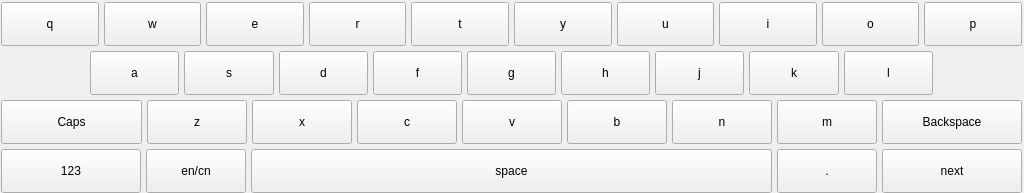
<?xml version="1.0" encoding="UTF-8"?>
<ui version="4.0">
 <class>KeyBoard</class>
 <widget class="QWidget" name="KeyBoard">
  <property name="geometry">
   <rect>
    <x>0</x>
    <y>0</y>
    <width>1024</width>
    <height>193</height>
   </rect>
  </property>
  <property name="sizePolicy">
   <sizepolicy hsizetype="Maximum" vsizetype="Minimum">
    <horstretch>0</horstretch>
    <verstretch>0</verstretch>
   </sizepolicy>
  </property>
  <property name="minimumSize">
   <size>
    <width>480</width>
    <height>193</height>
   </size>
  </property>
  <property name="maximumSize">
   <size>
    <width>1024</width>
    <height>193</height>
   </size>
  </property>
  <property name="windowTitle">
   <string>Form</string>
  </property>
  <widget class="QWidget" name="layoutWidget">
   <property name="geometry">
    <rect>
     <x>1</x>
     <y>2</y>
     <width>1021</width>
     <height>191</height>
    </rect>
   </property>
   <layout class="QVBoxLayout" name="verticalLayout">
    <property name="spacing">
     <number>5</number>
    </property>
    <item>
     <layout class="QHBoxLayout" name="horizontalLayout">
      <item>
       <widget class="QPushButton" name="key_00">
        <property name="sizePolicy">
         <sizepolicy hsizetype="Preferred" vsizetype="Fixed">
          <horstretch>0</horstretch>
          <verstretch>0</verstretch>
         </sizepolicy>
        </property>
        <property name="minimumSize">
         <size>
          <width>40</width>
          <height>40</height>
         </size>
        </property>
        <property name="maximumSize">
         <size>
          <width>100</width>
          <height>45</height>
         </size>
        </property>
        <property name="text">
         <string>q</string>
        </property>
        <property name="default">
         <bool>false</bool>
        </property>
        <property name="flat">
         <bool>false</bool>
        </property>
       </widget>
      </item>
      <item>
       <widget class="QPushButton" name="key_01">
        <property name="sizePolicy">
         <sizepolicy hsizetype="Preferred" vsizetype="Fixed">
          <horstretch>0</horstretch>
          <verstretch>0</verstretch>
         </sizepolicy>
        </property>
        <property name="minimumSize">
         <size>
          <width>40</width>
          <height>40</height>
         </size>
        </property>
        <property name="maximumSize">
         <size>
          <width>100</width>
          <height>45</height>
         </size>
        </property>
        <property name="text">
         <string>w</string>
        </property>
       </widget>
      </item>
      <item>
       <widget class="QPushButton" name="key_02">
        <property name="sizePolicy">
         <sizepolicy hsizetype="Preferred" vsizetype="Fixed">
          <horstretch>0</horstretch>
          <verstretch>0</verstretch>
         </sizepolicy>
        </property>
        <property name="minimumSize">
         <size>
          <width>40</width>
          <height>40</height>
         </size>
        </property>
        <property name="maximumSize">
         <size>
          <width>100</width>
          <height>45</height>
         </size>
        </property>
        <property name="text">
         <string>e</string>
        </property>
       </widget>
      </item>
      <item>
       <widget class="QPushButton" name="key_03">
        <property name="sizePolicy">
         <sizepolicy hsizetype="Preferred" vsizetype="Fixed">
          <horstretch>0</horstretch>
          <verstretch>0</verstretch>
         </sizepolicy>
        </property>
        <property name="minimumSize">
         <size>
          <width>40</width>
          <height>40</height>
         </size>
        </property>
        <property name="maximumSize">
         <size>
          <width>100</width>
          <height>45</height>
         </size>
        </property>
        <property name="text">
         <string>r</string>
        </property>
       </widget>
      </item>
      <item>
       <widget class="QPushButton" name="key_04">
        <property name="sizePolicy">
         <sizepolicy hsizetype="Preferred" vsizetype="Fixed">
          <horstretch>0</horstretch>
          <verstretch>0</verstretch>
         </sizepolicy>
        </property>
        <property name="minimumSize">
         <size>
          <width>40</width>
          <height>40</height>
         </size>
        </property>
        <property name="maximumSize">
         <size>
          <width>100</width>
          <height>45</height>
         </size>
        </property>
        <property name="text">
         <string>t</string>
        </property>
       </widget>
      </item>
      <item>
       <widget class="QPushButton" name="key_05">
        <property name="sizePolicy">
         <sizepolicy hsizetype="Preferred" vsizetype="Fixed">
          <horstretch>0</horstretch>
          <verstretch>0</verstretch>
         </sizepolicy>
        </property>
        <property name="minimumSize">
         <size>
          <width>40</width>
          <height>40</height>
         </size>
        </property>
        <property name="maximumSize">
         <size>
          <width>100</width>
          <height>45</height>
         </size>
        </property>
        <property name="text">
         <string>y</string>
        </property>
       </widget>
      </item>
      <item>
       <widget class="QPushButton" name="key_06">
        <property name="sizePolicy">
         <sizepolicy hsizetype="Preferred" vsizetype="Fixed">
          <horstretch>0</horstretch>
          <verstretch>0</verstretch>
         </sizepolicy>
        </property>
        <property name="minimumSize">
         <size>
          <width>40</width>
          <height>40</height>
         </size>
        </property>
        <property name="maximumSize">
         <size>
          <width>100</width>
          <height>45</height>
         </size>
        </property>
        <property name="text">
         <string>u</string>
        </property>
       </widget>
      </item>
      <item>
       <widget class="QPushButton" name="key_07">
        <property name="sizePolicy">
         <sizepolicy hsizetype="Preferred" vsizetype="Fixed">
          <horstretch>0</horstretch>
          <verstretch>0</verstretch>
         </sizepolicy>
        </property>
        <property name="minimumSize">
         <size>
          <width>40</width>
          <height>40</height>
         </size>
        </property>
        <property name="maximumSize">
         <size>
          <width>100</width>
          <height>45</height>
         </size>
        </property>
        <property name="text">
         <string>i</string>
        </property>
       </widget>
      </item>
      <item>
       <widget class="QPushButton" name="key_08">
        <property name="sizePolicy">
         <sizepolicy hsizetype="Preferred" vsizetype="Fixed">
          <horstretch>0</horstretch>
          <verstretch>0</verstretch>
         </sizepolicy>
        </property>
        <property name="minimumSize">
         <size>
          <width>40</width>
          <height>40</height>
         </size>
        </property>
        <property name="maximumSize">
         <size>
          <width>100</width>
          <height>45</height>
         </size>
        </property>
        <property name="text">
         <string>o</string>
        </property>
       </widget>
      </item>
      <item>
       <widget class="QPushButton" name="key_09">
        <property name="sizePolicy">
         <sizepolicy hsizetype="Preferred" vsizetype="Fixed">
          <horstretch>0</horstretch>
          <verstretch>0</verstretch>
         </sizepolicy>
        </property>
        <property name="minimumSize">
         <size>
          <width>40</width>
          <height>40</height>
         </size>
        </property>
        <property name="maximumSize">
         <size>
          <width>100</width>
          <height>45</height>
         </size>
        </property>
        <property name="text">
         <string>p</string>
        </property>
       </widget>
      </item>
     </layout>
    </item>
    <item>
     <layout class="QHBoxLayout" name="horizontalLayout_2">
      <item>
       <spacer name="horizontalSpacer">
        <property name="orientation">
         <enum>Qt::Horizontal</enum>
        </property>
        <property name="sizeHint" stdset="0">
         <size>
          <width>40</width>
          <height>20</height>
         </size>
        </property>
       </spacer>
      </item>
      <item>
       <widget class="QPushButton" name="key_10">
        <property name="sizePolicy">
         <sizepolicy hsizetype="Expanding" vsizetype="Fixed">
          <horstretch>0</horstretch>
          <verstretch>0</verstretch>
         </sizepolicy>
        </property>
        <property name="minimumSize">
         <size>
          <width>40</width>
          <height>40</height>
         </size>
        </property>
        <property name="maximumSize">
         <size>
          <width>100</width>
          <height>45</height>
         </size>
        </property>
        <property name="text">
         <string>a</string>
        </property>
       </widget>
      </item>
      <item>
       <widget class="QPushButton" name="key_11">
        <property name="sizePolicy">
         <sizepolicy hsizetype="Expanding" vsizetype="Fixed">
          <horstretch>0</horstretch>
          <verstretch>0</verstretch>
         </sizepolicy>
        </property>
        <property name="minimumSize">
         <size>
          <width>40</width>
          <height>40</height>
         </size>
        </property>
        <property name="maximumSize">
         <size>
          <width>100</width>
          <height>45</height>
         </size>
        </property>
        <property name="text">
         <string>s</string>
        </property>
       </widget>
      </item>
      <item>
       <widget class="QPushButton" name="key_12">
        <property name="sizePolicy">
         <sizepolicy hsizetype="Expanding" vsizetype="Fixed">
          <horstretch>0</horstretch>
          <verstretch>0</verstretch>
         </sizepolicy>
        </property>
        <property name="minimumSize">
         <size>
          <width>40</width>
          <height>40</height>
         </size>
        </property>
        <property name="maximumSize">
         <size>
          <width>100</width>
          <height>45</height>
         </size>
        </property>
        <property name="text">
         <string>d</string>
        </property>
       </widget>
      </item>
      <item>
       <widget class="QPushButton" name="key_13">
        <property name="sizePolicy">
         <sizepolicy hsizetype="Expanding" vsizetype="Fixed">
          <horstretch>0</horstretch>
          <verstretch>0</verstretch>
         </sizepolicy>
        </property>
        <property name="minimumSize">
         <size>
          <width>40</width>
          <height>40</height>
         </size>
        </property>
        <property name="maximumSize">
         <size>
          <width>100</width>
          <height>45</height>
         </size>
        </property>
        <property name="text">
         <string>f</string>
        </property>
       </widget>
      </item>
      <item>
       <widget class="QPushButton" name="key_14">
        <property name="sizePolicy">
         <sizepolicy hsizetype="Expanding" vsizetype="Fixed">
          <horstretch>0</horstretch>
          <verstretch>0</verstretch>
         </sizepolicy>
        </property>
        <property name="minimumSize">
         <size>
          <width>40</width>
          <height>40</height>
         </size>
        </property>
        <property name="maximumSize">
         <size>
          <width>100</width>
          <height>45</height>
         </size>
        </property>
        <property name="text">
         <string>g</string>
        </property>
       </widget>
      </item>
      <item>
       <widget class="QPushButton" name="key_15">
        <property name="sizePolicy">
         <sizepolicy hsizetype="Expanding" vsizetype="Fixed">
          <horstretch>0</horstretch>
          <verstretch>0</verstretch>
         </sizepolicy>
        </property>
        <property name="minimumSize">
         <size>
          <width>40</width>
          <height>40</height>
         </size>
        </property>
        <property name="maximumSize">
         <size>
          <width>100</width>
          <height>45</height>
         </size>
        </property>
        <property name="text">
         <string>h</string>
        </property>
       </widget>
      </item>
      <item>
       <widget class="QPushButton" name="key_16">
        <property name="sizePolicy">
         <sizepolicy hsizetype="Expanding" vsizetype="Fixed">
          <horstretch>0</horstretch>
          <verstretch>0</verstretch>
         </sizepolicy>
        </property>
        <property name="minimumSize">
         <size>
          <width>40</width>
          <height>40</height>
         </size>
        </property>
        <property name="maximumSize">
         <size>
          <width>100</width>
          <height>45</height>
         </size>
        </property>
        <property name="text">
         <string>j</string>
        </property>
       </widget>
      </item>
      <item>
       <widget class="QPushButton" name="key_17">
        <property name="sizePolicy">
         <sizepolicy hsizetype="Expanding" vsizetype="Fixed">
          <horstretch>0</horstretch>
          <verstretch>0</verstretch>
         </sizepolicy>
        </property>
        <property name="minimumSize">
         <size>
          <width>40</width>
          <height>40</height>
         </size>
        </property>
        <property name="maximumSize">
         <size>
          <width>100</width>
          <height>45</height>
         </size>
        </property>
        <property name="text">
         <string>k</string>
        </property>
       </widget>
      </item>
      <item>
       <widget class="QPushButton" name="key_18">
        <property name="sizePolicy">
         <sizepolicy hsizetype="Expanding" vsizetype="Fixed">
          <horstretch>0</horstretch>
          <verstretch>0</verstretch>
         </sizepolicy>
        </property>
        <property name="minimumSize">
         <size>
          <width>40</width>
          <height>40</height>
         </size>
        </property>
        <property name="maximumSize">
         <size>
          <width>100</width>
          <height>45</height>
         </size>
        </property>
        <property name="text">
         <string>l</string>
        </property>
       </widget>
      </item>
      <item>
       <spacer name="horizontalSpacer_2">
        <property name="orientation">
         <enum>Qt::Horizontal</enum>
        </property>
        <property name="sizeHint" stdset="0">
         <size>
          <width>40</width>
          <height>20</height>
         </size>
        </property>
       </spacer>
      </item>
     </layout>
    </item>
    <item>
     <layout class="QHBoxLayout" name="horizontalLayout_3">
      <item>
       <widget class="QPushButton" name="key_20">
        <property name="sizePolicy">
         <sizepolicy hsizetype="Expanding" vsizetype="Fixed">
          <horstretch>0</horstretch>
          <verstretch>0</verstretch>
         </sizepolicy>
        </property>
        <property name="minimumSize">
         <size>
          <width>140</width>
          <height>40</height>
         </size>
        </property>
        <property name="maximumSize">
         <size>
          <width>146</width>
          <height>45</height>
         </size>
        </property>
        <property name="text">
         <string>Caps</string>
        </property>
       </widget>
      </item>
      <item>
       <widget class="QPushButton" name="key_21">
        <property name="sizePolicy">
         <sizepolicy hsizetype="Expanding" vsizetype="Fixed">
          <horstretch>0</horstretch>
          <verstretch>0</verstretch>
         </sizepolicy>
        </property>
        <property name="minimumSize">
         <size>
          <width>40</width>
          <height>40</height>
         </size>
        </property>
        <property name="maximumSize">
         <size>
          <width>100</width>
          <height>45</height>
         </size>
        </property>
        <property name="text">
         <string>z</string>
        </property>
       </widget>
      </item>
      <item>
       <widget class="QPushButton" name="key_22">
        <property name="sizePolicy">
         <sizepolicy hsizetype="Expanding" vsizetype="Fixed">
          <horstretch>0</horstretch>
          <verstretch>0</verstretch>
         </sizepolicy>
        </property>
        <property name="minimumSize">
         <size>
          <width>40</width>
          <height>40</height>
         </size>
        </property>
        <property name="maximumSize">
         <size>
          <width>100</width>
          <height>45</height>
         </size>
        </property>
        <property name="text">
         <string>x</string>
        </property>
       </widget>
      </item>
      <item>
       <widget class="QPushButton" name="key_23">
        <property name="sizePolicy">
         <sizepolicy hsizetype="Expanding" vsizetype="Fixed">
          <horstretch>0</horstretch>
          <verstretch>0</verstretch>
         </sizepolicy>
        </property>
        <property name="minimumSize">
         <size>
          <width>40</width>
          <height>40</height>
         </size>
        </property>
        <property name="maximumSize">
         <size>
          <width>100</width>
          <height>45</height>
         </size>
        </property>
        <property name="text">
         <string>c</string>
        </property>
       </widget>
      </item>
      <item>
       <widget class="QPushButton" name="key_24">
        <property name="sizePolicy">
         <sizepolicy hsizetype="Expanding" vsizetype="Fixed">
          <horstretch>0</horstretch>
          <verstretch>0</verstretch>
         </sizepolicy>
        </property>
        <property name="minimumSize">
         <size>
          <width>40</width>
          <height>40</height>
         </size>
        </property>
        <property name="maximumSize">
         <size>
          <width>100</width>
          <height>45</height>
         </size>
        </property>
        <property name="text">
         <string>v</string>
        </property>
       </widget>
      </item>
      <item>
       <widget class="QPushButton" name="key_25">
        <property name="sizePolicy">
         <sizepolicy hsizetype="Expanding" vsizetype="Fixed">
          <horstretch>0</horstretch>
          <verstretch>0</verstretch>
         </sizepolicy>
        </property>
        <property name="minimumSize">
         <size>
          <width>40</width>
          <height>40</height>
         </size>
        </property>
        <property name="maximumSize">
         <size>
          <width>100</width>
          <height>45</height>
         </size>
        </property>
        <property name="text">
         <string>b</string>
        </property>
       </widget>
      </item>
      <item>
       <widget class="QPushButton" name="key_26">
        <property name="sizePolicy">
         <sizepolicy hsizetype="Expanding" vsizetype="Fixed">
          <horstretch>0</horstretch>
          <verstretch>0</verstretch>
         </sizepolicy>
        </property>
        <property name="minimumSize">
         <size>
          <width>40</width>
          <height>40</height>
         </size>
        </property>
        <property name="maximumSize">
         <size>
          <width>100</width>
          <height>45</height>
         </size>
        </property>
        <property name="text">
         <string>n</string>
        </property>
       </widget>
      </item>
      <item>
       <widget class="QPushButton" name="key_27">
        <property name="sizePolicy">
         <sizepolicy hsizetype="Expanding" vsizetype="Fixed">
          <horstretch>0</horstretch>
          <verstretch>0</verstretch>
         </sizepolicy>
        </property>
        <property name="minimumSize">
         <size>
          <width>40</width>
          <height>40</height>
         </size>
        </property>
        <property name="maximumSize">
         <size>
          <width>100</width>
          <height>45</height>
         </size>
        </property>
        <property name="text">
         <string>m</string>
        </property>
       </widget>
      </item>
      <item>
       <widget class="QPushButton" name="key_28">
        <property name="sizePolicy">
         <sizepolicy hsizetype="Maximum" vsizetype="Fixed">
          <horstretch>0</horstretch>
          <verstretch>0</verstretch>
         </sizepolicy>
        </property>
        <property name="minimumSize">
         <size>
          <width>140</width>
          <height>40</height>
         </size>
        </property>
        <property name="maximumSize">
         <size>
          <width>146</width>
          <height>45</height>
         </size>
        </property>
        <property name="text">
         <string>Backspace</string>
        </property>
       </widget>
      </item>
     </layout>
    </item>
    <item>
     <layout class="QHBoxLayout" name="horizontalLayout_4">
      <item>
       <widget class="QPushButton" name="key_30">
        <property name="sizePolicy">
         <sizepolicy hsizetype="Expanding" vsizetype="Fixed">
          <horstretch>0</horstretch>
          <verstretch>0</verstretch>
         </sizepolicy>
        </property>
        <property name="minimumSize">
         <size>
          <width>40</width>
          <height>40</height>
         </size>
        </property>
        <property name="maximumSize">
         <size>
          <width>140</width>
          <height>45</height>
         </size>
        </property>
        <property name="text">
         <string>123</string>
        </property>
       </widget>
      </item>
      <item>
       <widget class="QPushButton" name="key_31">
        <property name="sizePolicy">
         <sizepolicy hsizetype="Expanding" vsizetype="Fixed">
          <horstretch>0</horstretch>
          <verstretch>0</verstretch>
         </sizepolicy>
        </property>
        <property name="minimumSize">
         <size>
          <width>10</width>
          <height>40</height>
         </size>
        </property>
        <property name="maximumSize">
         <size>
          <width>100</width>
          <height>45</height>
         </size>
        </property>
        <property name="text">
         <string>en/cn</string>
        </property>
       </widget>
      </item>
      <item>
       <widget class="QPushButton" name="key_32">
        <property name="sizePolicy">
         <sizepolicy hsizetype="Expanding" vsizetype="Fixed">
          <horstretch>0</horstretch>
          <verstretch>0</verstretch>
         </sizepolicy>
        </property>
        <property name="minimumSize">
         <size>
          <width>190</width>
          <height>40</height>
         </size>
        </property>
        <property name="maximumSize">
         <size>
          <width>600</width>
          <height>45</height>
         </size>
        </property>
        <property name="text">
         <string>space</string>
        </property>
       </widget>
      </item>
      <item>
       <widget class="QPushButton" name="key_33">
        <property name="sizePolicy">
         <sizepolicy hsizetype="Expanding" vsizetype="Fixed">
          <horstretch>0</horstretch>
          <verstretch>0</verstretch>
         </sizepolicy>
        </property>
        <property name="minimumSize">
         <size>
          <width>40</width>
          <height>40</height>
         </size>
        </property>
        <property name="maximumSize">
         <size>
          <width>100</width>
          <height>45</height>
         </size>
        </property>
        <property name="text">
         <string>.</string>
        </property>
       </widget>
      </item>
      <item>
       <widget class="QPushButton" name="key_34">
        <property name="sizePolicy">
         <sizepolicy hsizetype="Expanding" vsizetype="Fixed">
          <horstretch>0</horstretch>
          <verstretch>0</verstretch>
         </sizepolicy>
        </property>
        <property name="minimumSize">
         <size>
          <width>40</width>
          <height>40</height>
         </size>
        </property>
        <property name="maximumSize">
         <size>
          <width>140</width>
          <height>45</height>
         </size>
        </property>
        <property name="text">
         <string>next</string>
        </property>
       </widget>
      </item>
     </layout>
    </item>
   </layout>
  </widget>
 </widget>
 <resources/>
 <connections/>
</ui>
